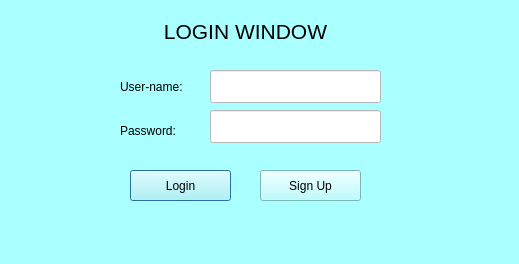
<?xml version="1.0" encoding="UTF-8"?>
<ui version="4.0">
 <class>Dialog</class>
 <widget class="QDialog" name="Dialog">
  <property name="geometry">
   <rect>
    <x>0</x>
    <y>0</y>
    <width>519</width>
    <height>264</height>
   </rect>
  </property>
  <property name="font">
   <font>
    <weight>75</weight>
    <bold>true</bold>
   </font>
  </property>
  <property name="windowTitle">
   <string>Dialog</string>
  </property>
  <property name="styleSheet">
   <string notr="true">background-color:rgb(170, 255, 255)</string>
  </property>
  <widget class="QLabel" name="username_label">
   <property name="geometry">
    <rect>
     <x>120</x>
     <y>80</y>
     <width>91</width>
     <height>21</height>
    </rect>
   </property>
   <property name="font">
    <font>
     <weight>50</weight>
     <bold>false</bold>
    </font>
   </property>
   <property name="text">
    <string>User-name:</string>
   </property>
   <property name="alignment">
    <set>Qt::AlignLeading|Qt::AlignLeft|Qt::AlignTop</set>
   </property>
  </widget>
  <widget class="QLabel" name="password_label">
   <property name="geometry">
    <rect>
     <x>120</x>
     <y>120</y>
     <width>81</width>
     <height>21</height>
    </rect>
   </property>
   <property name="font">
    <font>
     <weight>50</weight>
     <bold>false</bold>
    </font>
   </property>
   <property name="text">
    <string>Password:</string>
   </property>
  </widget>
  <widget class="QLineEdit" name="userlineedit">
   <property name="geometry">
    <rect>
     <x>210</x>
     <y>70</y>
     <width>171</width>
     <height>33</height>
    </rect>
   </property>
   <property name="styleSheet">
    <string notr="true">background-color:rgb(255, 255, 255)</string>
   </property>
  </widget>
  <widget class="QLineEdit" name="pwd_line_edit">
   <property name="geometry">
    <rect>
     <x>210</x>
     <y>110</y>
     <width>171</width>
     <height>33</height>
    </rect>
   </property>
   <property name="styleSheet">
    <string notr="true">background-color:rgb(255, 255, 255)</string>
   </property>
  </widget>
  <widget class="QPushButton" name="loginButton">
   <property name="geometry">
    <rect>
     <x>130</x>
     <y>170</y>
     <width>101</width>
     <height>31</height>
    </rect>
   </property>
   <property name="font">
    <font>
     <weight>50</weight>
     <bold>false</bold>
    </font>
   </property>
   <property name="text">
    <string>Login</string>
   </property>
  </widget>
  <widget class="QPushButton" name="signupButton">
   <property name="geometry">
    <rect>
     <x>260</x>
     <y>170</y>
     <width>101</width>
     <height>31</height>
    </rect>
   </property>
   <property name="font">
    <font>
     <weight>50</weight>
     <bold>false</bold>
    </font>
   </property>
   <property name="text">
    <string>Sign Up</string>
   </property>
  </widget>
  <widget class="QLabel" name="label">
   <property name="geometry">
    <rect>
     <x>150</x>
     <y>21</y>
     <width>191</width>
     <height>20</height>
    </rect>
   </property>
   <property name="font">
    <font>
     <pointsize>16</pointsize>
    </font>
   </property>
   <property name="text">
    <string>LOGIN WINDOW</string>
   </property>
   <property name="alignment">
    <set>Qt::AlignCenter</set>
   </property>
  </widget>
 </widget>
 <resources/>
 <connections/>
</ui>
